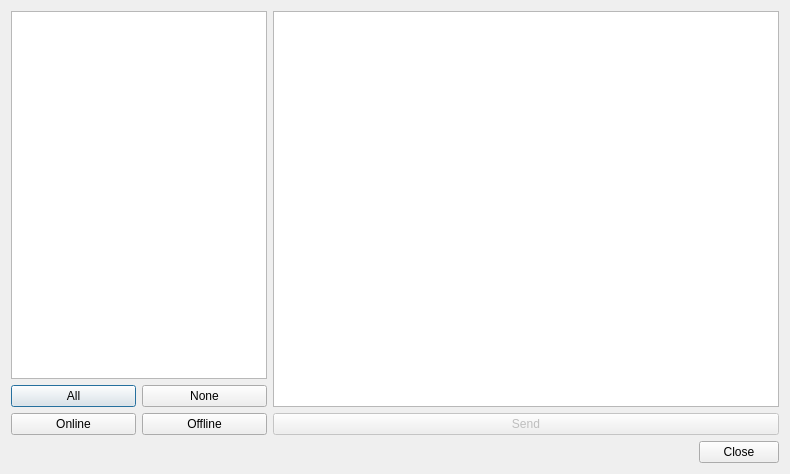
<?xml version="1.0" encoding="UTF-8"?>
<ui version="4.0">
 <class>GroupSendDialog</class>
 <widget class="QDialog" name="GroupSendDialog">
  <property name="geometry">
   <rect>
    <x>0</x>
    <y>0</y>
    <width>790</width>
    <height>474</height>
   </rect>
  </property>
  <property name="windowTitle">
   <string>Group send</string>
  </property>
  <layout class="QVBoxLayout" name="verticalLayout_3">
   <item>
    <layout class="QHBoxLayout" name="horizontalLayout_3">
     <item>
      <layout class="QVBoxLayout" name="verticalLayout">
       <item>
        <widget class="QTreeView" name="Contacts_">
         <property name="sizePolicy">
          <sizepolicy hsizetype="Preferred" vsizetype="Expanding">
           <horstretch>0</horstretch>
           <verstretch>0</verstretch>
          </sizepolicy>
         </property>
        </widget>
       </item>
       <item>
        <layout class="QHBoxLayout" name="horizontalLayout">
         <item>
          <widget class="QPushButton" name="AllButton_">
           <property name="text">
            <string>All</string>
           </property>
          </widget>
         </item>
         <item>
          <widget class="QPushButton" name="NoneButton_">
           <property name="text">
            <string>None</string>
           </property>
          </widget>
         </item>
        </layout>
       </item>
       <item>
        <layout class="QHBoxLayout" name="horizontalLayout_2">
         <item>
          <widget class="QPushButton" name="OnlineButton_">
           <property name="text">
            <string>Online</string>
           </property>
          </widget>
         </item>
         <item>
          <widget class="QPushButton" name="OfflineButton_">
           <property name="text">
            <string>Offline</string>
           </property>
          </widget>
         </item>
        </layout>
       </item>
      </layout>
     </item>
     <item>
      <layout class="QVBoxLayout" name="verticalLayout_2">
       <item>
        <widget class="QTextEdit" name="Message_">
         <property name="acceptRichText">
          <bool>false</bool>
         </property>
        </widget>
       </item>
       <item>
        <widget class="QPushButton" name="SendButton_">
         <property name="enabled">
          <bool>false</bool>
         </property>
         <property name="text">
          <string>Send</string>
         </property>
        </widget>
       </item>
      </layout>
     </item>
    </layout>
   </item>
   <item>
    <widget class="QDialogButtonBox" name="buttonBox">
     <property name="orientation">
      <enum>Qt::Horizontal</enum>
     </property>
     <property name="standardButtons">
      <set>QDialogButtonBox::Close</set>
     </property>
    </widget>
   </item>
  </layout>
 </widget>
 <resources/>
 <connections>
  <connection>
   <sender>buttonBox</sender>
   <signal>accepted()</signal>
   <receiver>GroupSendDialog</receiver>
   <slot>accept()</slot>
   <hints>
    <hint type="sourcelabel">
     <x>248</x>
     <y>254</y>
    </hint>
    <hint type="destinationlabel">
     <x>157</x>
     <y>274</y>
    </hint>
   </hints>
  </connection>
  <connection>
   <sender>buttonBox</sender>
   <signal>rejected()</signal>
   <receiver>GroupSendDialog</receiver>
   <slot>reject()</slot>
   <hints>
    <hint type="sourcelabel">
     <x>316</x>
     <y>260</y>
    </hint>
    <hint type="destinationlabel">
     <x>286</x>
     <y>274</y>
    </hint>
   </hints>
  </connection>
 </connections>
</ui>
